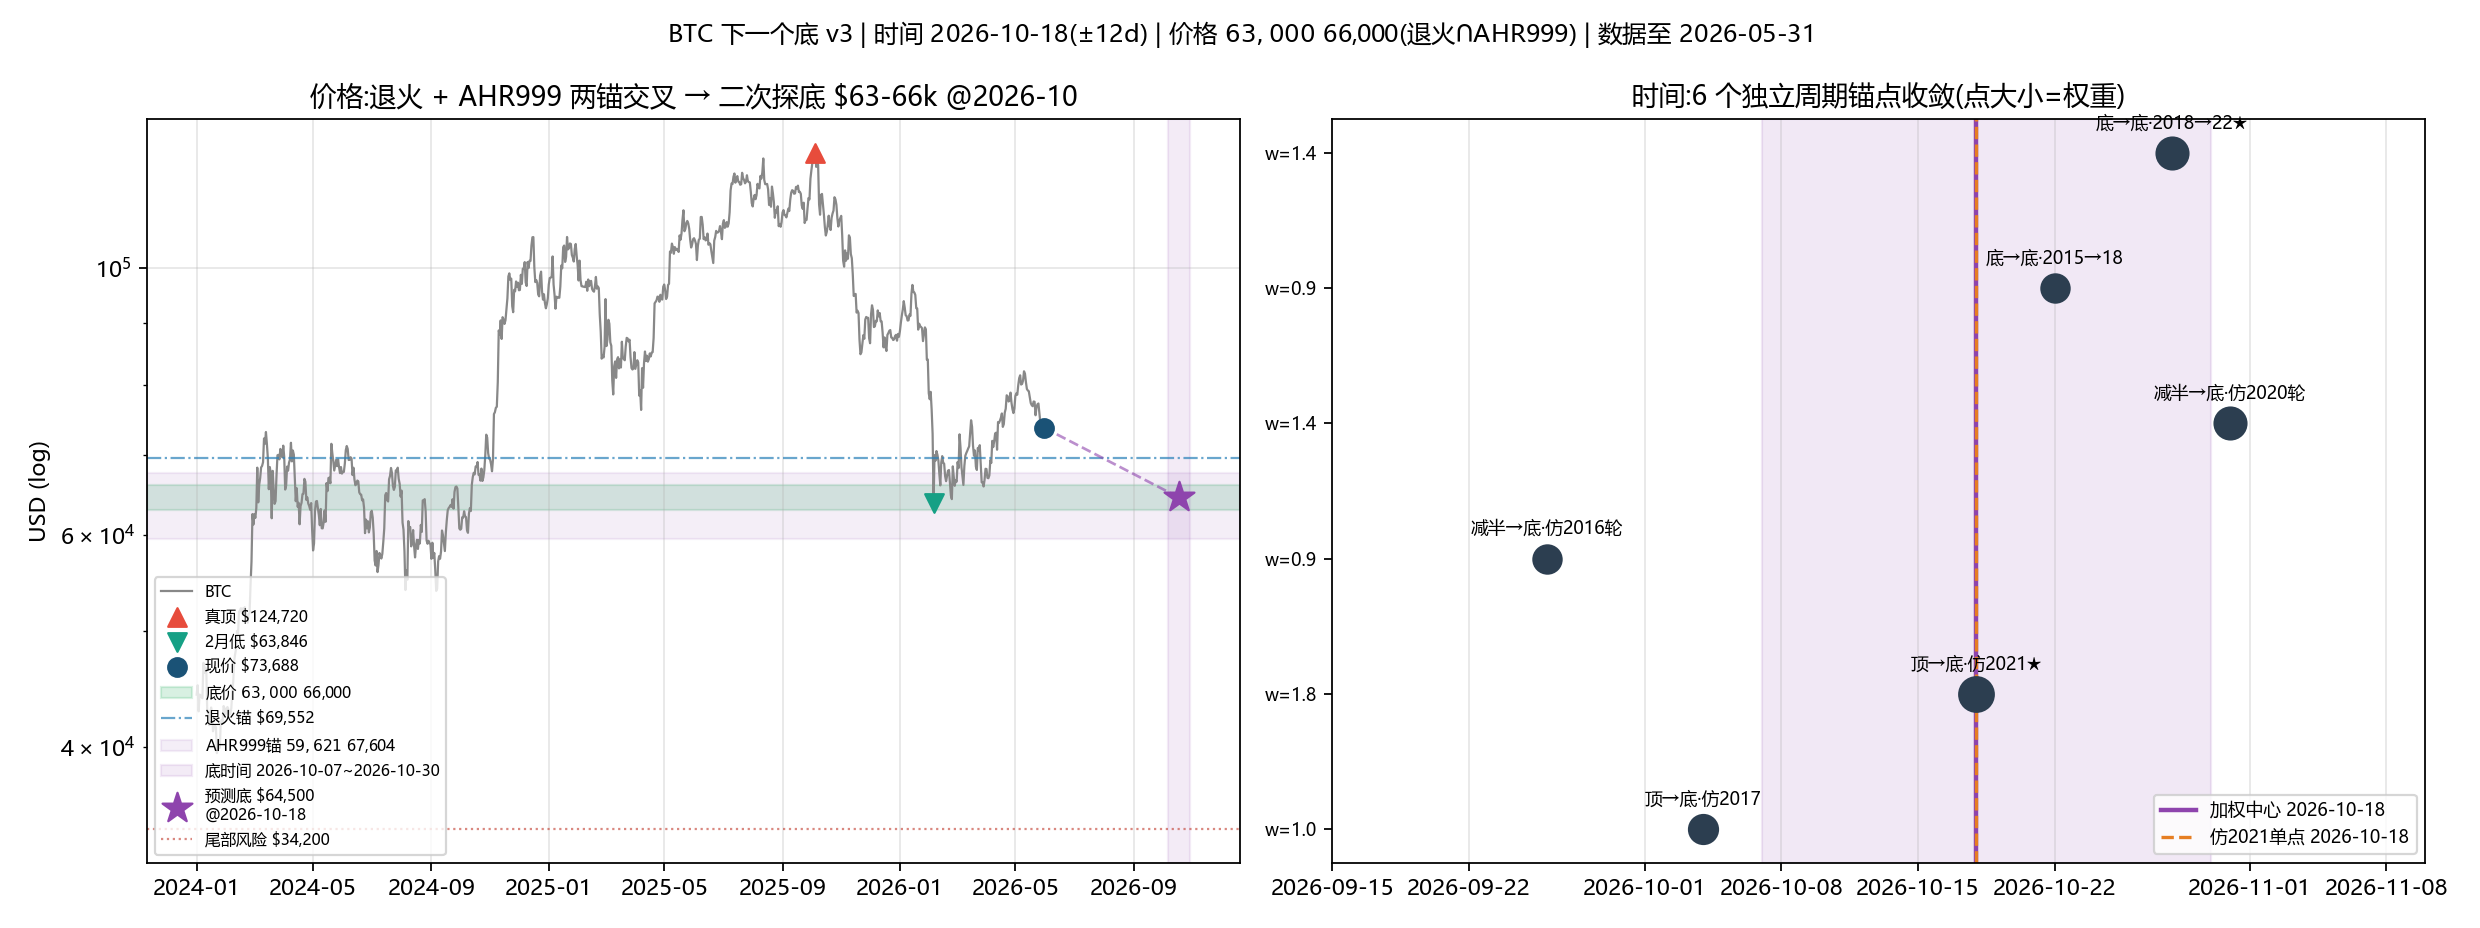

The Python source for this figure:
# -*- coding: utf-8 -*-
"""
BTC 下一个底 —— 时间精准化 + 价格三锚交叉（v3）

v3 相对 v2 的关键补充：加回 AHR999（算"底"尤其该用它，它就是抄底指标）。
价格不再只靠退火法，而是用两个相互独立的锚 + 用户判断三方交叉：
  - 退火法(stepC1)：2021 跌幅 × 退火系数 0.577 → -44% ≈ $69.5k
  - AHR999 法：底部 AHR999≈0.28(历史极稳) × est(币龄函数,可外推) → $60-67k
  - 用户判断：$63-66k
  三者都落在 $60-70k → 结论 $63-66k；比值法 $34k 降为系统性崩盘尾部风险。

时间：6 个独立周期锚点按"拟合优先"加权(2025≈退火2021) → 2026-10-18 ±12 天。

输出：本文件夹 bottom_fusion_result.txt / bottom_time_anchors.csv / bottom_fusion.png
"""
from __future__ import annotations
from pathlib import Path
from datetime import date, timedelta
import numpy as np
import pandas as pd
import matplotlib.pyplot as plt

ROOT = Path(__file__).resolve().parent.parent
DATA = ROOT / "data"
OUT = Path(__file__).resolve().parent
MERGED = DATA / "btc_merged_daily.csv"
AHR = DATA / "ahr999_daily.xlsx"

HALV = {2016: pd.Timestamp("2016-07-09"), 2020: pd.Timestamp("2020-05-11"), 2024: pd.Timestamp("2024-04-20")}
PEAK_SEARCH_DAYS = 730
GENESIS = pd.Timestamp("2009-01-03")

ANNEAL_SCALE_2021 = 0.577
USER_LOW, USER_HIGH = 63000, 66000
TAIL_RISK = 34200
GMA200_SCENARIOS = [70000, 80000, 90000]   # 底部时 200 日几何均价的合理情景


def setup_font():
    try:
        from matplotlib import rcParams, font_manager
        for p in [Path(r"C:\Windows\Fonts\msyh.ttc"), Path(r"C:\Windows\Fonts\simhei.ttf")]:
            if p.exists():
                font_manager.fontManager.addfont(str(p))
        rcParams["font.family"] = "sans-serif"
        rcParams["font.sans-serif"] = ["Microsoft YaHei", "SimHei", "DejaVu Sans"]
        rcParams["axes.unicode_minus"] = False
    except Exception:
        pass


def ahr999_bottom(est_date):
    """AHR999 = P^2/(gma200*est)。用底部 AHR999≈0.28 + est 外推 反推底价。
    返回 dict：ahr_bottom, est, prices{gma200:P}, 历史底部 ahr 值。"""
    a = pd.read_excel(AHR); a["date"] = pd.to_datetime(a["date"]); a = a.set_index("date").sort_index()
    ah18 = float(a.loc[:"2018-12-15", "ahr999"].iloc[-1])
    ah22 = float(a.loc[:"2022-11-21", "ahr999"].iloc[-1])
    ahr_b = (ah18 + ah22) / 2.0
    # estimate_price 是币龄幂律: log10(est)=k*log10(age)+c → 可精确外推
    a2 = a.dropna(subset=["estimate_price"])
    age = (a2.index - GENESIS).days.values.astype(float)
    A = np.vstack([np.log10(age), np.ones_like(age)]).T
    k, c = np.linalg.lstsq(A, np.log10(a2["estimate_price"].values), rcond=None)[0]
    est = float(10 ** (k * np.log10((pd.Timestamp(est_date) - GENESIS).days) + c))
    prices = {g: float(np.sqrt(ahr_b * g * est)) for g in GMA200_SCENARIOS}
    # P/est 趋势风险（底部相对估值在下降）
    pe18 = ah18 and a.loc[:"2018-12-15", "price"].iloc[-1] / a.loc[:"2018-12-15", "estimate_price"].iloc[-1]
    pe22 = a.loc[:"2022-11-21", "price"].iloc[-1] / a.loc[:"2022-11-21", "estimate_price"].iloc[-1]
    pe_next = pe22 + (pe22 - pe18)
    risk_low = float(pe_next * est)
    return dict(ahr_b=ahr_b, ah18=ah18, ah22=ah22, est=est, prices=prices,
                lo=min(prices.values()), hi=max(prices.values()), mid=prices[80000],
                pe18=pe18, pe22=pe22, risk_low=risk_low)


def main():
    OUT.mkdir(parents=True, exist_ok=True)
    setup_font()
    s = pd.read_csv(MERGED, parse_dates=["date"]).set_index("date")["price"].sort_index()
    latest = s.index.max(); nowpx = float(s.iloc[-1])

    def top(hy, ny):
        h = HALV[hy]; hi = min(h + pd.Timedelta(days=PEAK_SEARCH_DAYS), (HALV[ny]-pd.Timedelta(days=1)) if ny else latest, latest)
        seg = s.loc[h:hi]; return seg.idxmax(), float(seg.max())
    T17d, T17 = top(2016, 2020); T21d, T21 = top(2020, 2024); T25d, T25 = top(2024, None)
    B18d, B18 = (lambda seg: (seg.idxmin(), float(seg.min())))(s.loc[T17d:HALV[2020]])
    B22d, B22 = (lambda seg: (seg.idxmin(), float(seg.min())))(s.loc[T21d:HALV[2024]])
    seg_now = s.loc[T25d:latest]; bnowd, bnow = seg_now.idxmin(), float(seg_now.min())

    # ============ 一、时间精准化：6 个独立周期锚点 + 拟合优先加权 ============
    t2b_17 = (B18d - T17d).days; t2b_21 = (B22d - T21d).days
    h2b_18 = (B18d - HALV[2016]).days; h2b_22 = (B22d - HALV[2020]).days
    b2b_a = (B18d - s.loc[s.index.min():HALV[2016]].idxmin()).days; b2b_b = (B22d - B18d).days
    anchors = [
        ("顶→底·仿2017", T25d + timedelta(days=t2b_17), 1.0, t2b_17),
        ("顶→底·仿2021★", T25d + timedelta(days=t2b_21), 1.8, t2b_21),
        ("减半→底·仿2016轮", HALV[2024] + timedelta(days=h2b_18), 0.9, h2b_18),
        ("减半→底·仿2020轮", HALV[2024] + timedelta(days=h2b_22), 1.4, h2b_22),
        ("底→底·2015→18", B22d + timedelta(days=b2b_a), 0.9, b2b_a),
        ("底→底·2018→22★", B22d + timedelta(days=b2b_b), 1.4, b2b_b),
    ]
    ords = np.array([d.toordinal() for _, d, _, _ in anchors], float)
    wts = np.array([w for _, _, w, _ in anchors], float)
    c_ord = np.average(ords, weights=wts); std = float(np.sqrt(np.average((ords - c_ord) ** 2, weights=wts)))
    t_center = date.fromordinal(int(round(c_ord)))
    t_lo = date.fromordinal(int(round(c_ord - std))); t_hi = date.fromordinal(int(round(c_ord + std)))
    t_best_single = T25d + timedelta(days=t2b_21)

    # ============ 二、价格：退火 + AHR999 两个独立锚 + 用户判断 ============
    dd_anneal = -(1 - B22 / T21) * ANNEAL_SCALE_2021
    px_anneal = T25 * (1 + dd_anneal)
    ahr = ahr999_bottom(t_center)
    feb_dd = bnow / T25 - 1
    price_lo, price_hi = USER_LOW, USER_HIGH
    price_center = (USER_LOW + USER_HIGH) / 2

    # ============ 三、输出文本 ============
    L = []
    L.append("=" * 68)
    L.append("BTC 下一个底（v3：时间精准化 + 价格三锚交叉，含 AHR999）")
    L.append(f"数据至 {latest.date()}  现价 ${nowpx:,.0f}  真顶 {T25d.date()} ${T25:,.0f}")
    L.append("=" * 68)
    L.append("")
    L.append("【★ 最终结论】")
    L.append(f"  时间: 中心 {t_center}  窗口 {t_lo} → {t_hi}（±{std:.0f}天）  单点最佳(仿2021)={t_best_single.date()}")
    L.append(f"  价格: ${price_lo:,.0f} ~ ${price_hi:,.0f}（中心 ${price_center:,.0f}）")
    L.append(f"        ← 退火法 ${px_anneal:,.0f} 与 AHR999 法 ${ahr['lo']:,.0f}~${ahr['hi']:,.0f} 两个独立锚交叉确认")
    L.append(f"        极端尾部风险(比值法/系统性崩盘): ${TAIL_RISK:,.0f}")
    L.append("")
    L.append("【一、时间：6 个独立锚点（★=拟合最优的2021/2022周期，高权重）】")
    for name, d, w, days in anchors:
        L.append(f"  {name:<16} {days}天 → {d.date()}   w={w}")
    L.append(f"  >> 加权中心 {t_center}，σ={std:.0f}天 → 窗口 {t_lo} ~ {t_hi}（6锚点全在9月底~10月底）")
    L.append("")
    L.append("【二、价格：三锚交叉】")
    L.append(f"  锚1 退火法(stepC1, 2021×{ANNEAL_SCALE_2021}): 跌幅 {dd_anneal*100:.1f}% → ${px_anneal:,.0f}")
    L.append(f"  锚2 AHR999法: 底部AHR999≈{ahr['ahr_b']:.3f}(2018={ahr['ah18']:.3f},2022={ahr['ah22']:.3f}) × est外推${ahr['est']:,.0f}")
    L.append(f"        P=√(AHR999×gma200×est)，gma200∈{GMA200_SCENARIOS} → ${ahr['lo']:,.0f}~${ahr['hi']:,.0f}(中${ahr['mid']:,.0f})")
    L.append(f"        对 gma200 不敏感(√弱化)；2月实际低点 ${bnow:,.0f}({feb_dd*100:.1f}%) 正落此区")
    L.append(f"  锚3 用户判断: ${USER_LOW:,.0f} ~ ${USER_HIGH:,.0f}")
    L.append(f"  >> 三锚都在 $60-70k → 综合底价 ${price_lo:,.0f} ~ ${price_hi:,.0f}")
    L.append(f"  风险: 底部 P/est 在降({ahr['pe18']:.3f}→{ahr['pe22']:.3f})，若续降则底价向 ${ahr['risk_low']:,.0f} 下移(偏比值法)")
    L.append("")
    L.append("【三、关键逻辑：二次探底(W底)】")
    L.append(f"  2月第一脚 ${bnow:,.0f}({feb_dd*100:.0f}%) → 反弹${nowpx:,.0f} → 预测 {t_center} 二次探底再测 ${price_lo:,.0f}~${price_hi:,.0f}")
    txt = "\n".join(L)
    (OUT / "bottom_fusion_result.txt").write_text(txt, encoding="utf-8")
    print(txt)

    pd.DataFrame([{"anchor": n, "days": dd, "date": d.isoformat(), "weight": w} for n, d, w, dd in anchors]
                ).to_csv(OUT / "bottom_time_anchors.csv", index=False, encoding="utf-8-sig")

    # ============ 四、图 ============
    fig, (ax1, ax2) = plt.subplots(1, 2, figsize=(15.5, 5.8))
    sf = s.loc["2024-01-01":]
    ax1.plot(sf.index, sf.values, color="#888", lw=1.0, label="BTC")
    ax1.scatter([T25d], [T25], color="#e74c3c", s=70, marker="^", zorder=5, label=f"真顶 ${T25:,.0f}")
    ax1.scatter([bnowd], [bnow], color="#16a085", s=70, marker="v", zorder=5, label=f"2月低 ${bnow:,.0f}")
    ax1.scatter([latest], [nowpx], color="#1a5276", s=70, marker="o", zorder=5, label=f"现价 ${nowpx:,.0f}")
    ax1.axhspan(price_lo, price_hi, color="#27ae60", alpha=0.18, label=f"底价 ${price_lo:,.0f}~${price_hi:,.0f}")
    # 两个独立锚的标注
    ax1.axhline(px_anneal, color="#2980b9", ls="-.", lw=1, alpha=0.7, label=f"退火锚 ${px_anneal:,.0f}")
    ax1.axhspan(ahr['lo'], ahr['hi'], color="#9b59b6", alpha=0.10, label=f"AHR999锚 ${ahr['lo']:,.0f}~${ahr['hi']:,.0f}")
    ax1.axvspan(pd.Timestamp(t_lo), pd.Timestamp(t_hi), color="#8e44ad", alpha=0.10, label=f"底时间 {t_lo}~{t_hi}")
    ax1.scatter([pd.Timestamp(t_center)], [price_center], color="#8e44ad", s=200, marker="*", zorder=7,
                label=f"预测底 ${price_center:,.0f}\n@{t_center}")
    ax1.axhline(TAIL_RISK, color="#c0392b", ls=":", lw=1, alpha=0.6, label=f"尾部风险 ${TAIL_RISK:,.0f}")
    ax1.plot([latest, pd.Timestamp(t_center)], [nowpx, price_center], color="#8e44ad", ls="--", lw=1.2, alpha=0.6)
    ax1.set_yscale("log"); ax1.set_ylabel("USD (log)")
    ax1.set_title("价格:退火 + AHR999 两锚交叉 → 二次探底 $63-66k @2026-10"); ax1.legend(fontsize=7, loc="lower left")
    ax1.grid(True, alpha=0.3)

    ax2.axvspan(pd.Timestamp(t_lo), pd.Timestamp(t_hi), color="#8e44ad", alpha=0.12)
    ax2.axvline(pd.Timestamp(t_center), color="#8e44ad", lw=2, label=f"加权中心 {t_center}")
    ax2.axvline(pd.Timestamp(t_best_single), color="#e67e22", lw=1.5, ls="--", label=f"仿2021单点 {t_best_single.date()}")
    for i, (name, d, w, days) in enumerate(anchors):
        ax2.scatter([pd.Timestamp(d)], [i], s=80 + w * 90, color="#2c3e50", zorder=5)
        ax2.text(pd.Timestamp(d), i + 0.18, name, fontsize=8, ha="center")
    ax2.set_yticks(range(len(anchors))); ax2.set_yticklabels([f"w={w}" for _,_,w,_ in anchors], fontsize=8)
    ax2.set_xlim(pd.Timestamp("2026-09-15"), pd.Timestamp("2026-11-10"))
    ax2.set_title("时间:6 个独立周期锚点收敛(点大小=权重)"); ax2.legend(fontsize=8, loc="lower right")
    ax2.grid(True, alpha=0.3, axis="x")

    fig.suptitle(f"BTC 下一个底 v3 | 时间 {t_center}(±{std:.0f}d) | 价格 ${price_lo:,.0f}~${price_hi:,.0f}(退火∩AHR999) | 数据至 {latest.date()}", fontsize=11)
    fig.tight_layout(); fig.savefig(OUT / "bottom_fusion.png", dpi=160); plt.close()
    print("\nPNG:", (OUT / "bottom_fusion.png").resolve())


if __name__ == "__main__":
    main()
